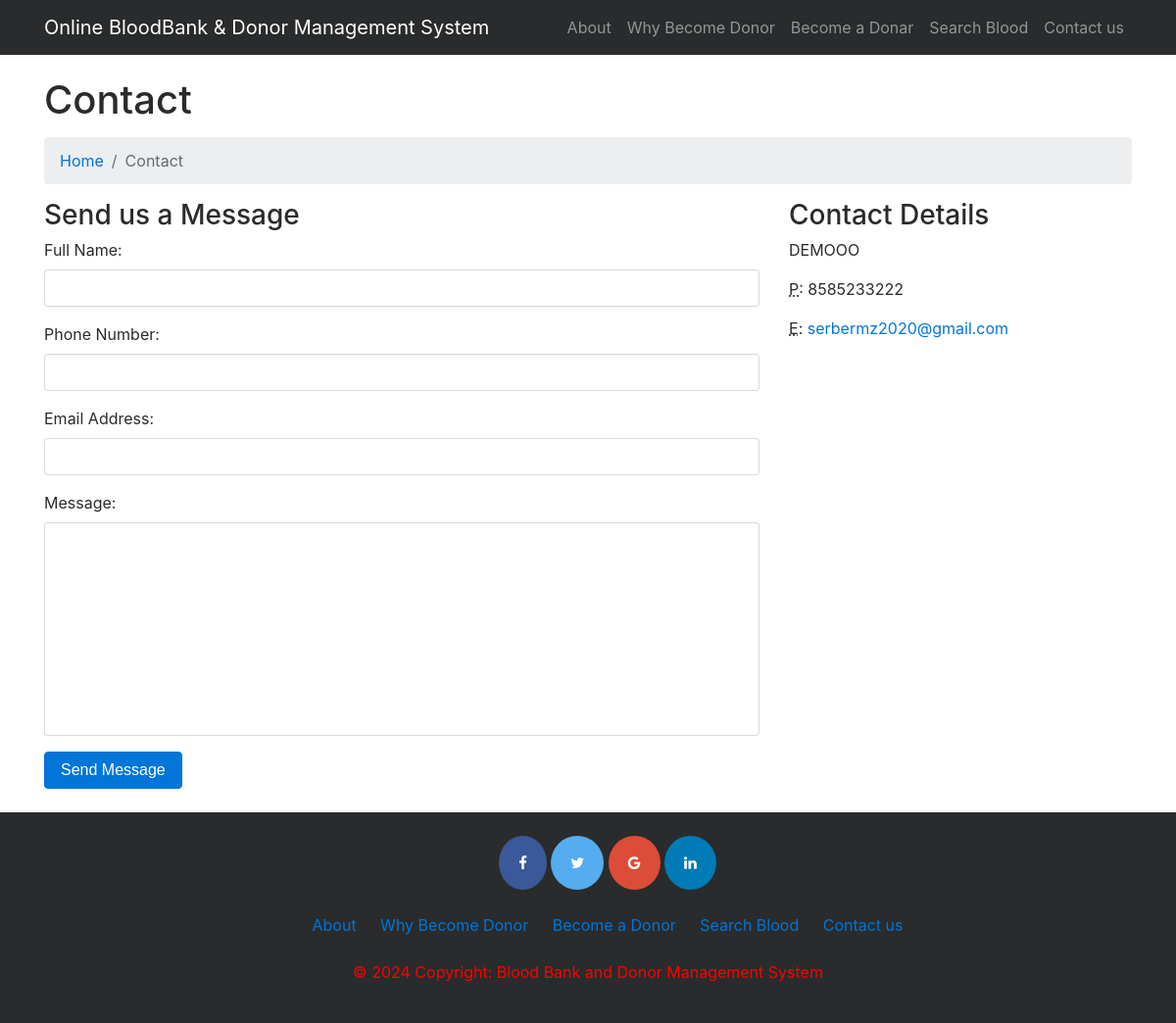
Before: /bbdms/contact.php with the older database file.
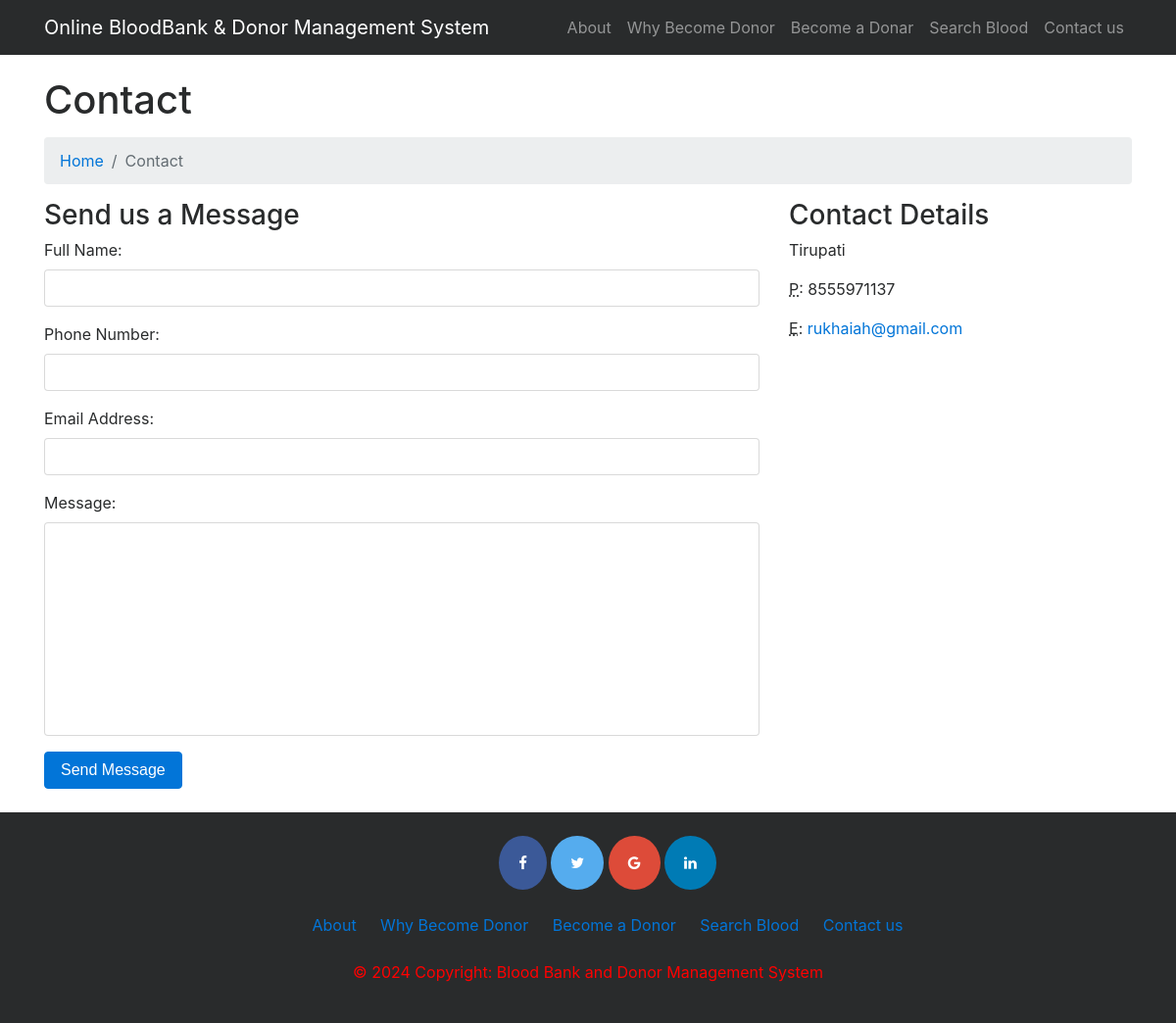
After: the same page with the newer database file.
### tables this page shows
CREATE TABLE `tblcontactusinfo` (
  `id` int(11) NOT NULL,
  `Address` tinytext DEFAULT NULL,
  `EmailId` varchar(255) DEFAULT NULL,
  `ContactNo` char(11) DEFAULT NULL
);

### bbdms/contact.php (the view, shortened to what this page needs)
<?php
include('includes/config.php');
?>
<!DOCTYPE html>
<html lang="en">
<head>
    <link href="vendor/bootstrap/css/bootstrap.min.css" rel="stylesheet">
    <link href="vendor/font-awesome/css/font-awesome.min.css" rel="stylesheet" type="text/css">
    <link href="css/modern-business.css" rel="stylesheet">
</head>
<body>
    <?php include('includes/header.php');?>
    <div class="container">
        <h1 class="mt-4 mb-3">Contact</h1>
        <ol class="breadcrumb">
            <li class="breadcrumb-item">
                <a href="index.php">Home</a>
            </li>
            <li class="breadcrumb-item active">Contact</li>
        </ol>
        <div class="row">
              <div class="col-lg-8 mb-4">
                <h3>Send us a Message</h3>
                <form name="sentMessage"  method="post">
                    <div class="control-group form-group">
                        <div class="controls">
                            <label>Full Name:</label>
                            <input type="text" class="form-control" id="name" name="fullname" required data-validation-required-message="Please enter your name.">
                        </div>
                    </div>
                    <div class="control-group form-group">
                        <div class="controls">
                            <label>Phone Number:</label>
                            <input type="tel" class="form-control" id="phone" name="contactno"  required data-validation-required-message="Please enter your phone number.">
                        </div>
                    </div>
                    <div class="control-group form-group">
                        <div class="controls">
                            <label>Email Address:</label>
                            <input type="email" class="form-control" id="email" name="email" required data-validation-required-message="Please enter your email address.">
                        </div>
                    </div>
                    <div class="control-group form-group">
                        <div class="controls">
                            <label>Message:</label>
                            <textarea rows="10" cols="100" class="form-control" id="message" name="message" required data-validation-required-message="Please enter your message" maxlength="999" style="resize:none"></textarea>
                        </div>
                    </div>
                    <button type="submit" name="send"  class="btn btn-primary">Send Message</button>
                </form>
            </div>
                    <?php
$pagetype=$_GET['type'];
$sql = "SELECT Address,EmailId,ContactNo from tblcontactusinfo";
$query = $dbh -> prepare($sql);
$query->bindParam(':pagetype',$pagetype,PDO::PARAM_STR);
$query->execute();
$results=$query->fetchAll(PDO::FETCH_OBJ);
if($query->rowCount() > 0)
{
foreach($results as $result)
{ ?>
            <div class="col-lg-4 mb-4">
                <h3>Contact Details</h3>
                <p>
                   <?php   echo htmlentities($result->Address); ?>
                    <br>
                </p>
                <p>
                    <abbr title="Phone">P</abbr>: <?php   echo htmlentities($result->ContactNo); ?>
                </p>
                <p>
                    <abbr title="Email">E</abbr>: <a href="mailto:name@example.com"><?php   echo htmlentities($result->EmailId); ?>
                    </a>
                </p>
              <?php }} ?>
            </div>
        </div>
    </div>
<?php include('includes/footer.php');?>
</body>
</html>

Changed rows visible on the page:
changed tblcontactusinfo: Address "DEMOOO" → "Tirupati"; ContactNo "8585233222" → "8555971137"; EmailId "serbermz2020@gmail.com" → "rukhaiah@gmail.com"
